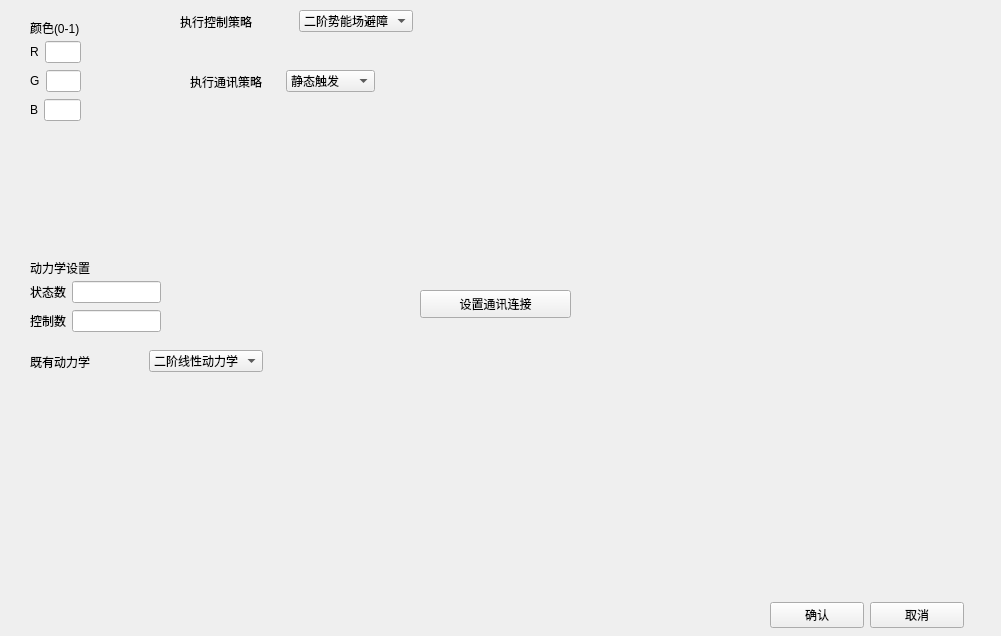
<?xml version="1.0" encoding="UTF-8"?>
<ui version="4.0">
 <class>vehiclesetter</class>
 <widget class="QWidget" name="vehiclesetter">
  <property name="geometry">
   <rect>
    <x>0</x>
    <y>0</y>
    <width>1001</width>
    <height>636</height>
   </rect>
  </property>
  <property name="windowTitle">
   <string>Form</string>
  </property>
  <widget class="QLabel" name="label">
   <property name="geometry">
    <rect>
     <x>30</x>
     <y>20</y>
     <width>91</width>
     <height>16</height>
    </rect>
   </property>
   <property name="text">
    <string>颜色(0-1)</string>
   </property>
  </widget>
  <widget class="QPushButton" name="pushButton">
   <property name="geometry">
    <rect>
     <x>420</x>
     <y>290</y>
     <width>151</width>
     <height>28</height>
    </rect>
   </property>
   <property name="text">
    <string>设置通讯连接</string>
   </property>
  </widget>
  <widget class="QLabel" name="label_9">
   <property name="geometry">
    <rect>
     <x>30</x>
     <y>260</y>
     <width>231</width>
     <height>16</height>
    </rect>
   </property>
   <property name="text">
    <string>动力学设置</string>
   </property>
  </widget>
  <widget class="QWidget" name="layoutWidget_3">
   <property name="geometry">
    <rect>
     <x>30</x>
     <y>350</y>
     <width>233</width>
     <height>23</height>
    </rect>
   </property>
   <layout class="QHBoxLayout" name="horizontalLayout_8">
    <item>
     <widget class="QLabel" name="label_10">
      <property name="text">
       <string>既有动力学</string>
      </property>
     </widget>
    </item>
    <item>
     <widget class="QComboBox" name="comboBox_3">
      <item>
       <property name="text">
        <string>二阶线性动力学</string>
       </property>
      </item>
      <item>
       <property name="text">
        <string>中心转向动力学</string>
       </property>
      </item>
      <item>
       <property name="text">
        <string>单车动力学</string>
       </property>
      </item>
      <item>
       <property name="text">
        <string>自定义动力学</string>
       </property>
      </item>
     </widget>
    </item>
   </layout>
  </widget>
  <widget class="QWidget" name="">
   <property name="geometry">
    <rect>
     <x>30</x>
     <y>40</y>
     <width>51</width>
     <height>83</height>
    </rect>
   </property>
   <layout class="QVBoxLayout" name="verticalLayout">
    <item>
     <layout class="QHBoxLayout" name="horizontalLayout">
      <item>
       <widget class="QLabel" name="label_2">
        <property name="text">
         <string>R</string>
        </property>
       </widget>
      </item>
      <item>
       <widget class="QLineEdit" name="lineEdit"/>
      </item>
     </layout>
    </item>
    <item>
     <layout class="QHBoxLayout" name="horizontalLayout_2">
      <item>
       <widget class="QLabel" name="label_3">
        <property name="text">
         <string>G</string>
        </property>
       </widget>
      </item>
      <item>
       <widget class="QLineEdit" name="lineEdit_2"/>
      </item>
     </layout>
    </item>
    <item>
     <layout class="QHBoxLayout" name="horizontalLayout_3">
      <item>
       <widget class="QLabel" name="label_4">
        <property name="text">
         <string>B</string>
        </property>
       </widget>
      </item>
      <item>
       <widget class="QLineEdit" name="lineEdit_3"/>
      </item>
     </layout>
    </item>
   </layout>
  </widget>
  <widget class="QWidget" name="">
   <property name="geometry">
    <rect>
     <x>30</x>
     <y>280</y>
     <width>131</width>
     <height>54</height>
    </rect>
   </property>
   <layout class="QVBoxLayout" name="verticalLayout_2">
    <item>
     <layout class="QHBoxLayout" name="horizontalLayout_4">
      <item>
       <widget class="QLabel" name="label_5">
        <property name="text">
         <string>状态数</string>
        </property>
       </widget>
      </item>
      <item>
       <widget class="QLineEdit" name="lineEdit_4"/>
      </item>
     </layout>
    </item>
    <item>
     <layout class="QHBoxLayout" name="horizontalLayout_5">
      <item>
       <widget class="QLabel" name="label_6">
        <property name="text">
         <string>控制数</string>
        </property>
       </widget>
      </item>
      <item>
       <widget class="QLineEdit" name="lineEdit_5"/>
      </item>
     </layout>
    </item>
   </layout>
  </widget>
  <widget class="QWidget" name="">
   <property name="geometry">
    <rect>
     <x>770</x>
     <y>600</y>
     <width>194</width>
     <height>30</height>
    </rect>
   </property>
   <layout class="QHBoxLayout" name="horizontalLayout_6">
    <item>
     <widget class="QPushButton" name="pushButton_2">
      <property name="text">
       <string>确认</string>
      </property>
     </widget>
    </item>
    <item>
     <widget class="QPushButton" name="pushButton_3">
      <property name="text">
       <string>取消</string>
      </property>
     </widget>
    </item>
   </layout>
  </widget>
  <widget class="QWidget" name="">
   <property name="geometry">
    <rect>
     <x>180</x>
     <y>10</y>
     <width>233</width>
     <height>23</height>
    </rect>
   </property>
   <layout class="QHBoxLayout" name="horizontalLayout_7">
    <item>
     <widget class="QLabel" name="label_7">
      <property name="text">
       <string>执行控制策略</string>
      </property>
     </widget>
    </item>
    <item>
     <widget class="QComboBox" name="comboBox">
      <item>
       <property name="text">
        <string>二阶势能场避障</string>
       </property>
      </item>
      <item>
       <property name="text">
        <string>二阶纯追踪</string>
       </property>
      </item>
      <item>
       <property name="text">
        <string>中心纯追踪</string>
       </property>
      </item>
      <item>
       <property name="text">
        <string>自定义控制策略</string>
       </property>
      </item>
     </widget>
    </item>
   </layout>
  </widget>
  <widget class="QWidget" name="">
   <property name="geometry">
    <rect>
     <x>190</x>
     <y>70</y>
     <width>185</width>
     <height>23</height>
    </rect>
   </property>
   <layout class="QHBoxLayout" name="horizontalLayout_9">
    <item>
     <widget class="QLabel" name="label_8">
      <property name="text">
       <string>执行通讯策略</string>
      </property>
     </widget>
    </item>
    <item>
     <widget class="QComboBox" name="comboBox_2">
      <item>
       <property name="text">
        <string>静态触发</string>
       </property>
      </item>
      <item>
       <property name="text">
        <string>动态触发</string>
       </property>
      </item>
      <item>
       <property name="text">
        <string>时间触发</string>
       </property>
      </item>
      <item>
       <property name="text">
        <string>常数触发</string>
       </property>
      </item>
      <item>
       <property name="text">
        <string>自定义触发</string>
       </property>
      </item>
     </widget>
    </item>
   </layout>
  </widget>
 </widget>
 <resources/>
 <connections/>
</ui>
